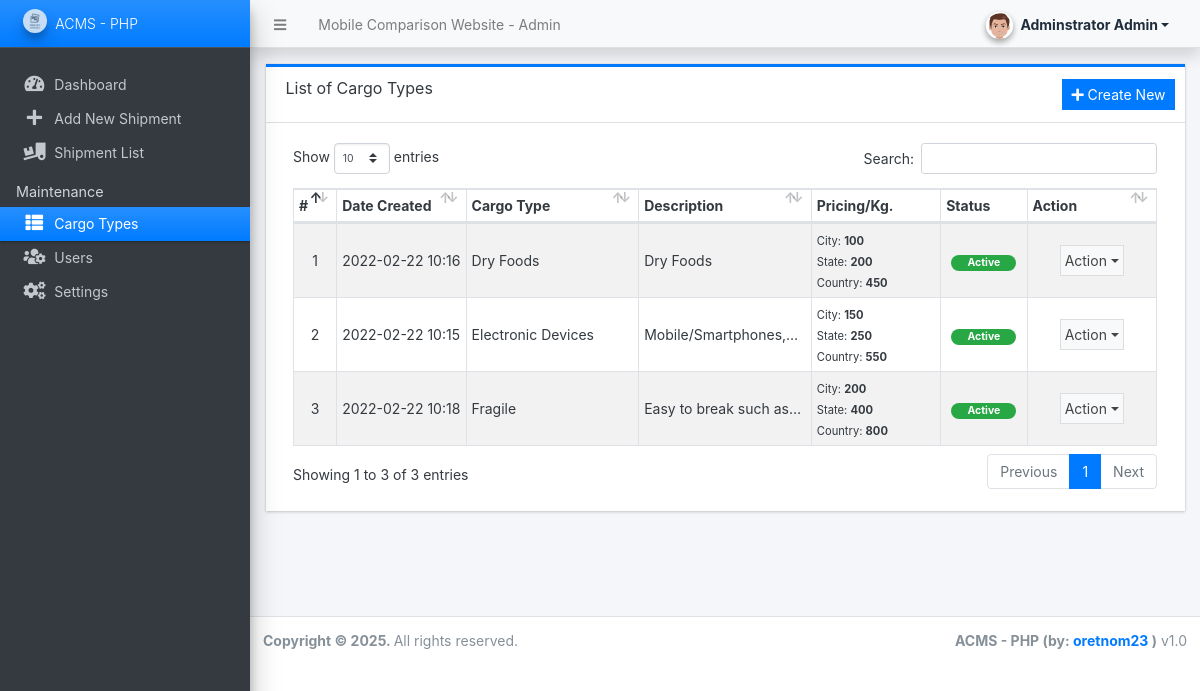
Page /admin/?page=cargo_types (signed in) on the committed database.
### tables this page shows
CREATE TABLE `cargo_type_list` (
  `id` int(30) NOT NULL,
  `name` text NOT NULL,
  `description` text NOT NULL,
  `city_price` double NOT NULL DEFAULT 0,
  `state_price` double NOT NULL DEFAULT 0,
  `country_price` double NOT NULL DEFAULT 0,
  `status` tinyint(1) NOT NULL DEFAULT 1,
  `delete_flag` tinytext NOT NULL DEFAULT '0',
  `date_created` datetime NOT NULL DEFAULT current_timestamp(),
  `date_updated` datetime DEFAULT NULL ON UPDATE current_timestamp()
);

### config.php (called while the page is built, shortened)
<?php
require_once('classes/DBConnection.php');
require_once('classes/SystemSettings.php');
function validate_image($file){
	if(!empty($file)){
        $ex = explode("?",$file);
        $file = $ex[0];
        $ts = isset($ex[1]) ? "?".$ex[1] : '';
		if(is_file(base_app.$file)){
			return base_url.$file.$ts;
		}else{
			return base_url.'dist/img/no-image-available.png';
		}
	}else{
		return base_url.'dist/img/no-image-available.png';
	}
}
function format_num($number = '' , $decimal = ''){
    if(is_numeric($number)){
        $ex = explode(".",$number);
        $decLen = isset($ex[1]) ? strlen($ex[1]) : 0;
        if(is_numeric($decimal)){
            return number_format($number,$decimal);
        }else{
            return number_format($number,$decLen);
        }
    }else{
        return "Invalid Input";
    }
}
function isMobileDevice(){
    $aMobileUA = array(
        '/iphone/i' => 'iPhone',
        '/ipod/i' => 'iPod',
        '/ipad/i' => 'iPad',
        '/android/i' => 'Android',
        '/blackberry/i' => 'BlackBerry',
        '/webos/i' => 'Mobile'
    );
    return false;
}
?>

### classes/DBConnection.php (called while the page is built, shortened)
<?php
class DBConnection{
    private $host = "localhost";
    private $username = "phpmyadmin";
    private $password = "@kamaa404";
    private $database = "phpmyadmin";
    public $conn;
    public function __construct(){
        if (!isset($this->conn)) {
            $this->conn = new mysqli($this->host, $this->username, $this->password, $this->database);
        }
    }
}
?>

### classes/SystemSettings.php (called while the page is built, shortened)
<?php
class SystemSettings extends DBConnection{
	function userdata($field = ''){
		if(!empty($field)){
			if(isset($_SESSION['userdata'][$field]))
				return $_SESSION['userdata'][$field];
			else
				return null;
		}else{
			return false;
		}
	}
	function info($field=''){
		if(!empty($field)){
			if(isset($_SESSION['system_info'][$field]))
				return $_SESSION['system_info'][$field];
			else
				return false;
		}else{
			return false;
		}
	}
}
$_settings = new SystemSettings();
?>

### admin/cargo_types/index.php (the view, shortened to what this page needs)
<div class="card card-outline rounded-0 card-primary">
	<div class="card-header">
		<h3 class="card-title">List of Cargo Types</h3>
		<div class="card-tools">
			<a href="javascript:void(0)" id="create_new" class="btn btn-flat btn-sm btn-primary"><span class="fas fa-plus"></span>  Create New</a>
		</div>
	</div>
	<div class="card-body">
        <div class="container-fluid">
			<table class="table table-hover table-striped table-bordered" id="list">
				<colgroup>
					<col width="5%">
					<col width="15%">
					<col width="20%">
					<col width="20%">
					<col width="15%">
					<col width="10%">
					<col width="15%">
				</colgroup>
				<thead>
					<tr>
						<th>#</th>
						<th>Date Created</th>
						<th>Cargo Type</th>
						<th>Description</th>
						<th>Pricing/Kg.</th>
						<th>Status</th>
						<th>Action</th>
					</tr>
				</thead>
				<tbody>
					<?php
					$i = 1;
						$qry = $conn->query("SELECT * from `cargo_type_list` where delete_flag = 0 order by `name` asc ");
						while($row = $qry->fetch_assoc()):
					?>
						<tr>
							<td class="text-center"><?php echo $i++; ?></td>
							<td><?php echo date("Y-m-d H:i",strtotime($row['date_created'])) ?></td>
							<td><?php echo $row['name'] ?></td>
							<td ><p class="m-0 truncate-1"><?= $row['description'] ?></p></td>
							<td class="">
								<small>City: <b><?= format_num($row['city_price']) ?></b></small><br>
								<small>State: <b><?= format_num($row['state_price']) ?></b></small><br>
								<small>Country: <b><?= format_num($row['country_price']) ?></b></small><br>
							</td>
							<td class="text-center">
                                <?php if($row['status'] == 1): ?>
                                    <span class="badge badge-success px-3 rounded-pill">Active</span>
                                <?php else: ?>
                                    <span class="badge badge-danger px-3 rounded-pill">Inactive</span>
                                <?php endif; ?>
                            </td>
							<td align="center">
								 <button type="button" class="btn btn-flat p-1 btn-default btn-sm dropdown-toggle dropdown-icon" data-toggle="dropdown">
				                  		Action
				                  </button>
							</td>
						</tr>
					<?php endwhile; ?>
				</tbody>
			</table>
		</div>
	</div>
</div>

### admin/index.php (shortened to what this page needs)
<?php require_once('../config.php'); ?>
 <!DOCTYPE html>
<html lang="en" class="" style="height: auto;">
<?php require_once('inc/header.php') ?>
  <body class="sidebar-mini layout-fixed control-sidebar-slide-open layout-navbar-fixed sidebar-mini-md sidebar-mini-xs text-sm" data-new-gr-c-s-check-loaded="14.991.0" data-gr-ext-installed="" style="height: auto;">
    <div class="wrapper">
     <?php require_once('inc/topBarNav.php') ?>
     <?php require_once('inc/navigation.php') ?>
     <?php $page = isset($_GET['page']) ? $_GET['page'] : 'home';  ?>
      <div class="content-wrapper  pt-3" style="min-height: 567.854px;">
        <section class="content  text-dark">
          <div class="container-fluid">
            <?php
              if(!file_exists($page.".php") && !is_dir($page)){
                  include '404.html';
              }else{
                if(is_dir($page))
                  include $page.'/index.php';
                else
                  include $page.'.php';
              }
            ?>
          </div>
        </section>
      </div>
      <?php require_once('inc/footer.php') ?>
  </body>
</html>

### admin/inc/header.php (shortened to what this page needs)
<head>
    <link rel="stylesheet" href="<?php echo base_url ?>plugins/fontawesome-free/css/all.min.css">
    <link rel="stylesheet" href="<?php echo base_url ?>plugins/tempusdominus-bootstrap-4/css/tempusdominus-bootstrap-4.min.css">
  <link rel="stylesheet" href="<?php echo base_url ?>plugins/datatables-bs4/css/dataTables.bootstrap4.min.css">
  <link rel="stylesheet" href="<?php echo base_url ?>plugins/datatables-responsive/css/responsive.bootstrap4.min.css">
  <link rel="stylesheet" href="<?php echo base_url ?>plugins/datatables-buttons/css/buttons.bootstrap4.min.css">
  <link rel="stylesheet" href="<?php echo base_url ?>plugins/select2/css/select2.min.css">
  <link rel="stylesheet" href="<?php echo base_url ?>plugins/select2-bootstrap4-theme/select2-bootstrap4.min.css">
    <link rel="stylesheet" href="<?php echo base_url ?>plugins/icheck-bootstrap/icheck-bootstrap.min.css">
    <link rel="stylesheet" href="<?php echo base_url ?>plugins/jqvmap/jqvmap.min.css">
    <link rel="stylesheet" href="<?php echo base_url ?>dist/css/adminlte.css">
    <link rel="stylesheet" href="<?php echo base_url ?>dist/css/custom.css">
    <link rel="stylesheet" href="<?php echo base_url ?>plugins/overlayScrollbars/css/OverlayScrollbars.min.css">
    <link rel="stylesheet" href="<?php echo base_url ?>plugins/daterangepicker/daterangepicker.css">
    <link rel="stylesheet" href="<?php echo base_url ?>plugins/summernote/summernote-bs4.min.css">
  <link rel="stylesheet" href="<?php echo base_url ?>plugins/sweetalert2-theme-bootstrap-4/bootstrap-4.min.css">
  </head>

### admin/inc/topBarNav.php (shortened to what this page needs)
<nav class="main-header navbar navbar-expand navbar-light shadow text-sm">
  <ul class="navbar-nav">
    <li class="nav-item">
    <a class="nav-link" data-widget="pushmenu" href="#" role="button"><i class="fas fa-bars"></i></a>
    </li>
    <li class="nav-item d-none d-sm-inline-block">
      <a href="<?php echo base_url ?>" class="nav-link"><?php echo (!isMobileDevice()) ? $_settings->info('name'):$_settings->info('short_name'); ?> - Admin</a>
    </li>
  </ul>
  <ul class="navbar-nav ml-auto">
    <li class="nav-item">
      <div class="btn-group nav-link">
            <button type="button" class="btn btn-rounded badge badge-light dropdown-toggle dropdown-icon" data-toggle="dropdown">
              <span><img src="<?php echo validate_image($_settings->userdata('avatar')) ?>" class="img-circle elevation-2 user-img" alt="User Image"></span>
              <span class="ml-3"><?php echo ucwords($_settings->userdata('firstname').' '.$_settings->userdata('lastname')) ?></span>
            </button>
        </div>
    </li>
  </ul>
</nav>

### admin/inc/navigation.php (shortened to what this page needs)
<aside class="main-sidebar sidebar-dark-primary elevation-4 sidebar-no-expand">
  <a href="<?php echo base_url ?>admin" class="brand-link bg-gradient-primary text-sm">
  <img src="<?php echo validate_image($_settings->info('logo'))?>" alt="Store Logo" class="brand-image img-circle elevation-3" style="opacity: .8;width: 1.5rem;height: 1.5rem;max-height: unset">
  <span class="brand-text font-weight-light"><?php echo $_settings->info('short_name') ?></span>
  </a>
  <div class="sidebar os-host os-theme-light os-host-overflow os-host-overflow-y os-host-resize-disabled os-host-transition os-host-scrollbar-horizontal-hidden">
    <div class="os-content-glue" style="margin: 0px -8px; width: 249px; height: 646px;"></div>
    <div class="os-padding">
      <div class="os-viewport os-viewport-native-scrollbars-invisible" style="overflow-y: scroll;">
        <div class="os-content" style="padding: 0px 8px; height: 100%; width: 100%;">
          <nav class="mt-4">
             <ul class="nav nav-pills nav-sidebar flex-column text-sm nav-compact nav-flat nav-child-indent nav-collapse-hide-child" data-widget="treeview" role="menu" data-accordion="false">
              <li class="nav-item dropdown">
                <a href="./" class="nav-link nav-home">
                  <i class="nav-icon fas fa-tachometer-alt"></i>
                  <p>
                    Dashboard
                  </p>
                </a>
              </li>
              <li class="nav-item dropdown">
                <a href="<?php echo base_url ?>admin/?page=transactions/manage_transaction" class="nav-link nav-transactions_manage_transaction">
                  <i class="nav-icon fas fa-plus"></i>
                  <p>
                    Add New Shipment
                  </p>
                </a>
              </li>
              <li class="nav-item dropdown">
                <a href="<?php echo base_url ?>admin/?page=transactions" class="nav-link nav-transactions">
                  <i class="nav-icon fas fa-truck-loading"></i>
                  <p>
                    Shipment List
                  </p>
                </a>
              </li>
              <?php if($_settings->userdata('type') == 1): ?>
              <li class="nav-header">Maintenance</li>
              <li class="nav-item dropdown">
                <a href="<?php echo base_url ?>admin/?page=cargo_types" class="nav-link nav-cargo_types">
                  <i class="nav-icon fas fa-th-list"></i>
                  <p>
                    Cargo Types
                  </p>
                </a>
              </li>
              <li class="nav-item dropdown">
                <a href="<?php echo base_url ?>admin/?page=user/list" class="nav-link nav-user_list">
                  <i class="nav-icon fas fa-users-cog"></i>
                  <p>
                    Users
                  </p>
                </a>
              </li>
              <li class="nav-item dropdown">
                <a href="<?php echo base_url ?>admin/?page=system_info" class="nav-link nav-system_info">
                  <i class="nav-icon fas fa-cogs"></i>
                  <p>
                    Settings
                  </p>
                </a>
              </li>
              <?php endif; ?>
            </ul>
          </nav>
        </div>
      </div>
    </div>
  </div>
</aside>

### admin/inc/footer.php (shortened to what this page needs)
<footer class="main-footer text-sm">
        <strong>Copyright © <?php echo date('Y') ?>.
        </strong>
        All rights reserved.
        <div class="float-right d-none d-sm-inline-block">
          <b><?php echo $_settings->info('short_name') ?> (by: <a href="mailto:oretnom23@gmail.com" target="blank">oretnom23</a> )</b> v1.0
        </div>
      </footer>
    </div>

### admin/inc/topBarNav.php (style rules this page uses)
.user-img { position: absolute; height: 27px; width: 27px; object-fit: cover; left: -7%; top: -12%; }
.btn-rounded { border-radius: 50px; }

### rows in the picture
cargo_type_list: date_created "2022-02-22 10:16", name "Dry Foods", description "Dry Foods", city_price "100", state_price "200", country_price "450", status "Active"
cargo_type_list: date_created "2022-02-22 10:15", name "Electronic Devices", city_price "150", state_price "250", country_price "550", status "Active"
cargo_type_list: date_created "2022-02-22 10:18", name "Fragile", description "Easy to break such…", city_price "200", state_price "400", country_price "800", status "Active"

### other values in the picture
$_settings->info('name') "Mobile Comparison Website"
$_settings->userdata('firstname').' '.$_settings->userdata('lastname') "Adminstrator Admin"
$_settings->info('short_name') "ACMS - PHP"
